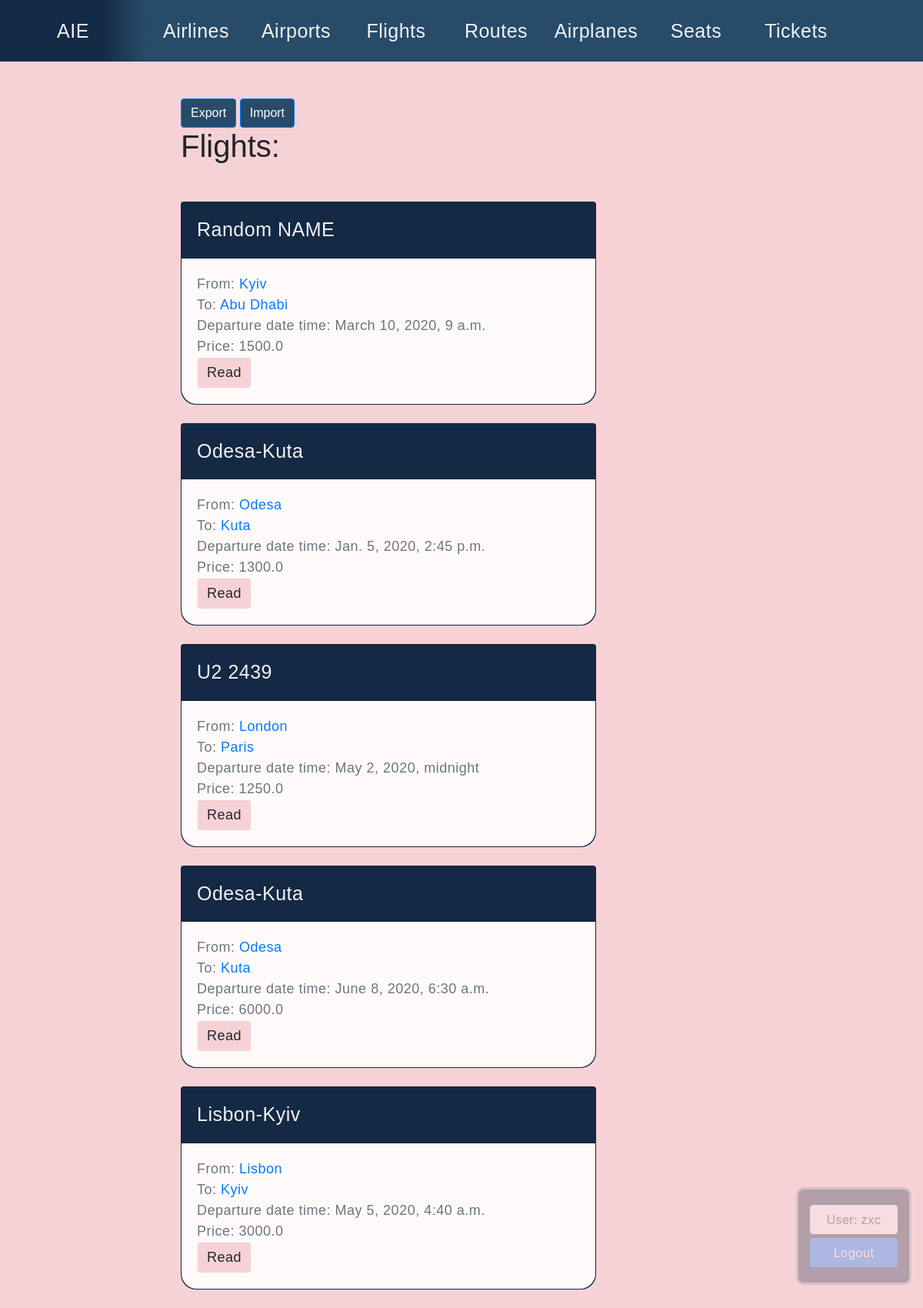
Screenshot of /airtickets/flights/ (signed in) with the database file from the repository.
### airtickets/models.py (models this page shows, shortened)
class Flight(models.Model):
    name = models.CharField(max_length=50, db_index=True)
    airplane = models.ForeignKey(Airplane, on_delete=models.CASCADE, related_name='flights')
    route = models.ForeignKey(Route, on_delete=models.CASCADE, related_name='flights')
    departureDateTime = models.DateTimeField()
    price = models.FloatField()
    duration = models.TimeField()
    slug = models.SlugField(max_length=100, unique=True, blank=True)
    def get_absolute_url(self):
        return reverse('flight_detail_url', kwargs={'slug': self.slug})

class Route(models.Model):
    name = models.CharField(max_length=100, db_index=True, unique=True)
    airportFrom = models.ForeignKey(Airport, on_delete=models.CASCADE, related_name='routesFrom')
    airportTo = models.ForeignKey(Airport, on_delete=models.CASCADE, related_name='routesTo')
    slug = models.SlugField(max_length=100, unique=True, blank=True)

class Airport(models.Model):
    name = models.CharField(max_length=100, db_index=True, unique=True)
    city = models.ForeignKey(City, on_delete=models.CASCADE, related_name='airports')
    address = models.CharField(max_length=100, unique=True)
    phone = models.CharField(max_length=15, unique=True)
    slug = models.SlugField(max_length=50, unique=True, blank=True)

class City(models.Model):
    name = models.CharField(max_length=50, db_index=True, unique=True)
    slug = models.CharField(max_length=50, unique=True, blank=True)
    country = models.ForeignKey(Country, on_delete=models.CASCADE, related_name='cities')
    def get_absolute_url(self):
        return reverse('city_detail_url', kwargs={'slug': self.slug})

### airtickets/views.py (the view)
# urls.py: path('flights/', flights_list, name='flights_list_url'),
def flights_list(request):
    flights = Flight.objects.all()
    return render(request, 'airtickets/flights_list.html', context={'flights': flights})

### airtickets/templates/airtickets/flights_list.html (shortened to what this page needs)
{% extends 'airtickets/base_airtickets.html' %}
{% block content %}
	<a href="{% url 'export_flights_url' %}" class="btn btn-primary" style="background: #274b69"> Export </a>
    <a href="{% url 'import_flights_url' %}" class="btn btn-primary" style="background: #274b69"> Import </a>
    <h1 class="mb-5">Flights:</h1>
    {% for flight in flights %}
        {% include 'airtickets/includes/flight_card_template.html' %}
    {% endfor %}
{% endblock %}

### templates/base.html (shortened to what this page needs)
{% load static %}
<!DOCTYPE html>
<html lang="en">
<head>
    <link rel="stylesheet" href="https://stackpath.bootstrapcdn.com/bootstrap/4.4.1/css/bootstrap.min.css"
>
    <link rel="stylesheet" href="{% static 'css/styles.css' %}">
</head>
<body>
    <nav class="menu">
        <ul>
            <li class="logo">
                <a href="{% url 'main_page_url' %}">AIE</a>
            </li>
            <li class="li_link">
                <a href="{% url 'airlines_list_url' %}">Airlines</a>
            </li>
            <li class="li_link">
                <a href="{% url 'airports_list_url' %}">Airports</a>
            </li>
            <li class="li_link">
                <a href="{% url 'flights_list_url' %}">Flights</a>
            </li>
            <li class="li_link">
                <a href="{% url 'routes_list_url' %}">Routes</a>
            </li>
            <li class="li_link">
                <a href="{% url 'airplanes_list_url' %}">Airplanes</a>
            </li>
            <li class="li_link">
                <a href="{% url 'seats_list_url' %}">Seats</a>
            </li>
            <li class="li_link">
                <a href="{% url 'tickets_list_url' %}">Tickets</a>
            </li>
        </ul>
    </nav>
    <div class="container mt-5">
        <div class="row">
            <div class="col-6 offset-md-2">
                {% block content %}{% endblock %}
            </div>
        </div>
    </div>
    <div class="admin-panel align-items-center">
        {% if request.user.is_authenticated %}
            <a href="" class="btn btn-light">User: {{ request.user.get_username }}</a>
            <a href="{% url 'logout_url' %} " class="btn btn-primary">Logout</a>
        {% else %}
            <a href="{% url 'login_url' %}" class="btn btn-primary">Login</a>
            <a href="{% url 'signup_url' %}" class="btn btn-primary">Signup</a>
        {% endif %}
    </div>
</body>
</html>

### airtickets/templates/airtickets/includes/flight_card_template.html
<div class="card mb-4"
     style="background: #142b47;
            font-size: 18px;
            color: #f2f2f2;
            font-family: sans-serif;
            letter-spacing:0.5px;
            border-bottom-left-radius: 20px;
            border-bottom-right-radius: 20px;">
    <div class="card-header">
        <p style="font-size: 25px;"> {{ flight.name }} </p>
    </div>
    <div class="card-body"
         style="background: #fefafa;
                border-bottom-left-radius: 20px;
                border-bottom-right-radius: 20px;">
        <div class="text-muted">
            From: <a href="{{ flight.route.airportFrom.city.get_absolute_url }}">{{ flight.route.airportFrom.city.name }}</a>
        </div>
        <div class="text-muted">
            To: <a href="{{ flight.route.airportTo.city.get_absolute_url }}"> {{ flight.route.airportTo.city.name }} </a>
        </div>
        <div class="text-muted">
            Departure date time: {{ flight.departureDateTime }}
        </div>
        <div class="text-muted">
            Price: {{ flight.price }}
        </div>
        <a href="{{ flight.get_absolute_url }}"
           class="btn btn-light"
           style="font-size: 18px;
                  background: #f6d2d6;
                  font-family: sans-serif;
                  letter-spacing:0.5px;">Read</a>
    </div>
</div>

### static/css/styles.css (style rules this page uses)
.admin-panel { border: 1px solid #999; border-radius: 2px; position: fixed; right: 50px; bottom: 30px; opacity: 0.3; padding: 15px; }
.admin-panel a { display: block; margin: 5px 0; }
body { background-image: url(/static/images/back.jpg) }

### templates/base.html (style rules this page uses)
.admin-panel { width: 150px; background: #142b47; border: 3px solid #999; border-radius: 10px; position: fixed; right: 15px; bottom: 30px; opacity: 0.3; padding: 15px; }
.admin-panel a,p { display: block; margin: 5px 0; }
.menu { width: 100%; height: 80px; background: #274b69; overflow: auto; }
.menu ul { margin: 0; padding: 0; list-style: none; line-height: 80px; }
.menu li { float: left; }
.menu ul li a { background: #274b69; text-decoration: none; width: 130px; display: block; text-align: center; color: #f2f2f2; font-size: 25px; font-family: sans-serif; letter-spacing:0.5px; }
.menu ul li.logo { width: 190px; }
.menu ul li.logo a { width: 190px; background: #142b47; background: linear-gradient(to right, #142b47 70%, #274b69); }
body { background: #f6d2d6 url(/static/images/bg_palitra.png) no-repeat; background-attachment:fixed; background-size: contain; background-position:190px; }
.container { font-family: sans-serif; }

### rows the page displays
Flight: name "Random NAME", route.airportFrom.city.name "Kyiv", route.airportTo.city.name "Abu Dhabi", departureDateTime "March 10, 2020, 9 a.m.", price "1500.0"
Flight: name "Odesa-Kuta", route.airportFrom.city.name "Odesa", route.airportTo.city.name "Kuta", departureDateTime "Jan. 5, 2020, 2:45 p.m.", price "1300.0"
Flight: name "U2 2439", route.airportFrom.city.name "London", route.airportTo.city.name "Paris", departureDateTime "May 2, 2020, midnight", price "1250.0"
Flight: name "Odesa-Kuta", route.airportFrom.city.name "Odesa", route.airportTo.city.name "Kuta", departureDateTime "June 8, 2020, 6:30 a.m.", price "6000.0"
Flight: name "Lisbon-Kyiv", route.airportFrom.city.name "Lisbon", route.airportTo.city.name "Kyiv", departureDateTime "May 5, 2020, 4:40 a.m.", price "3000.0"

### other values shown
{{ request.user.get_username }} "zxc"
